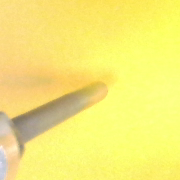
#> input picture resources/current_nozzle_photos/rgb_bottom_left.png, 180 x 180 px
$ python -i find_contours.py   (imports and definitions only)
#> lines starting #> are read from the running program, lines starting #| are printed output that depends on the picture; after the words box and inside, x2 and y2 are one past the last pixel; in counts of white or black regions, pixels touching at a corner belong together
import cv2
import numpy as np


def find_contours(image: np.ndarray) -> list[np.ndarray]:
    """
    Wykrywa kontury w obrazie używając zaawansowanego algorytmu binaryzacji i analizy komponentów.

    Funkcja implementuje dwuetapowy proces wykrywania konturów: najpierw
    stosuje binaryzację Otsu dla optymalnego progowania, a następnie
    analizuje komponenty połączone, aby wyodrębnić wysokiej jakości kontury.

    Zasada działania:
    ----------------
    1. **Walidacja wejścia**: Sprawdzenie czy obraz jest jednokanałowy (skala szarości)
    2. **Binaryzacja Otsu**: Automatyczne progowanie z optymalnym progiem
    3. **Analiza komponentów**: Identyfikacja spójnych regionów połączonych
    4. **Ekstrakcja konturów**: Wykrycie konturów dla każdego komponentu
    5. **Filtrowanie tła**: Pominięcie komponentu tła (etykieta 0)

    Parametry:
    ----------
    image : np.ndarray
        Obraz wejściowy w skali szarości (jednokanałowy)

    Zwraca:
    -------
    list[np.ndarray]
        Lista wykrytych konturów w formacie OpenCV

    Przykład:
    ---------
    >>> gray_image = cv2.imread('image.jpg', cv2.IMREAD_GRAYSCALE)
    >>> contours = find_contours(gray_image)
    >>> print(f"Wykryto {len(contours)} konturów")

    Uwagi:
    ------
    - Obraz wejściowy musi być jednokanałowy (skala szarości)
    - Binaryzacja Otsu automatycznie wybiera optymalny próg
    - Używa analizy komponentów połączonych dla lepszej jakości
    - Pomija komponent tła (etykieta 0) automatycznie
    - Kontury są zwracane w standardowym formacie OpenCV
    """
    if image.ndim != 2:
        raise ValueError("Input must be a single‑channel (grayscale) image array.")

    # Binarise automatically with Otsu
    _, binary = cv2.threshold(image, 0, 255, cv2.THRESH_BINARY | cv2.THRESH_OTSU)

    num_labels, labels = cv2.connectedComponents(
        binary, connectivity=4
    )  # labels: 0 .. num_labels‑1
    contours: list[np.ndarray] = []
    for lbl in range(1, num_labels):  # skip background 0
        mask = np.uint8(labels == lbl) * 255  # binary mask for this component
        cnts, _ = cv2.findContours(mask, cv2.RETR_CCOMP, cv2.CHAIN_APPROX_NONE)
        contours.extend(cnts)
    return contours

>>> import cv2
>>> picture = cv2.imread('../../../../resources/current_nozzle_photos/rgb_bottom_left.png', cv2.IMREAD_GRAYSCALE)
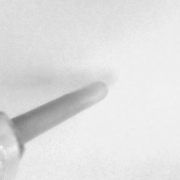
#> picture: shape (180, 180); min 119, max 248, mean 223.6
>>> result = find_contours(picture)
#> in find_contours, `_, binary = cv2.threshold(image, 0, 255, cv2.THRESH_BINARY | cv2.THRES..`:
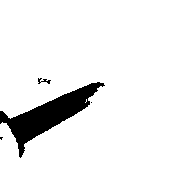
#> binary: shape (180, 180); 92.6% white; 4 black regions (2 under 20 px), largest, box (x1, y1, x2, y2) and area: (0, 82, 105, 158) 2353, (38, 78, 51, 84) 37
#> in find_contours, `num_labels, labels = cv2.connectedComponents( binary, connectivity=4 )`:
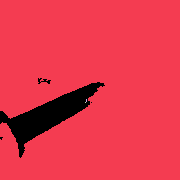
#> labels: shape (180, 180) int32; 4 distinct labels, from 0 to 3; one colour per label, 0 black
#> in find_contours, `num_labels, labels = cv2.connectedComponents( binary, connectivity=4 )`: num_labels = 4
#> the loop in find_contours, `for lbl in range(1, num_labels):` made 3 passes
#> cnts on passes 2 to 3: [[[86, 99], [86, 100], [86, 101], [86, 100]]], [[[85, 102]]]
#> pass 2, in find_contours, `mask = np.uint8(labels == lbl) * 255`:
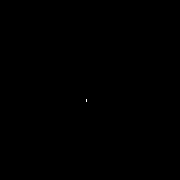
#> mask: shape (180, 180); 0.01% white in thin lines or dots, all inside (x1, y1, x2, y2) = (86, 99, 87, 102)
#> after the loop in find_contours, `for lbl in range(1, num_labels):`: contours = 6 contours, 3 with area under 20; largest, box (x1, y1, x2, y2) and area: (0, 0, 180, 180) 29554, (40, 78, 52, 85) 36, (37, 77, 43, 85) 22
#> result has the same summary as contours in find_contours

$ run again, on resources/current_nozzle_photos/rgb_top_left.png
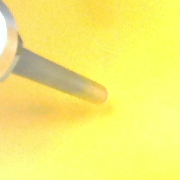
#> input picture resources/current_nozzle_photos/rgb_top_left.png, 180 x 180 px
#> in find_contours, `_, binary = cv2.threshold(image, 0, 255, cv2.THRESH_BINARY | cv2.THRES..`:
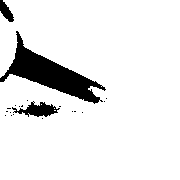
#> binary: shape (180, 180); 90.9% white; 20 black regions (17 under 20 px), largest, box (x1, y1, x2, y2) and area: (0, 31, 106, 104) 2374, (12, 101, 60, 117) 375, (0, 0, 14, 22) 164
#> in find_contours, `num_labels, labels = cv2.connectedComponents( binary, connectivity=4 )`:
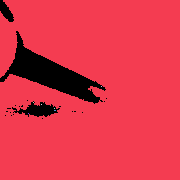
#> labels: shape (180, 180) int32; 8 distinct labels, from 0 to 7; one colour per label, 0 black
#> num_labels = 8
#> the loop in find_contours, `for lbl in range(1, num_labels):` made 7 passes
#> cnts on passes 2 to 7: [[[101, 86]]], [[[33, 102]]], [[[41, 104]]], [[[54, 108]]], [[[54, 110], [55, 110]]], [[[28, 113]]]
#> after the loop in find_contours, `for lbl in range(1, num_labels):`: contours = 27 contours, 25 with area under 20; largest, box (x1, y1, x2, y2) and area: (0, 0, 180, 180) 29350, (11, 100, 61, 118) 443
#> result has the same summary as contours in find_contours
